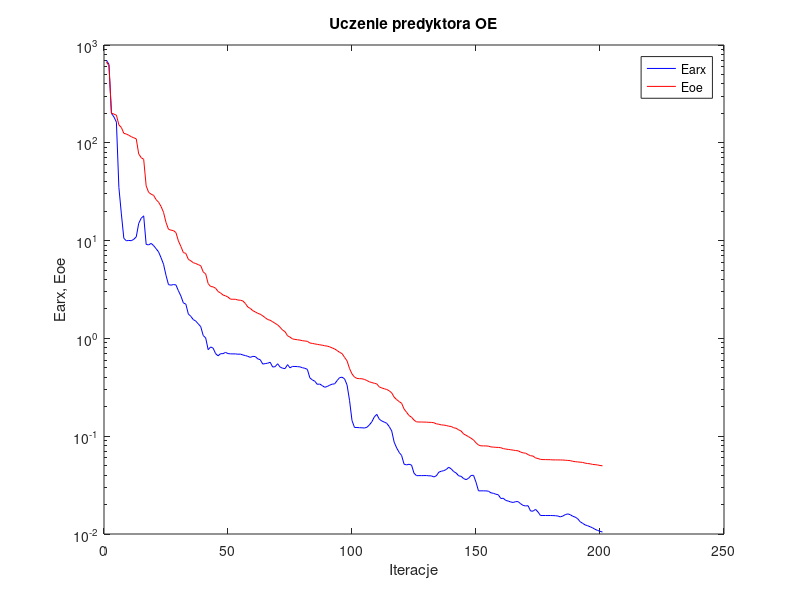
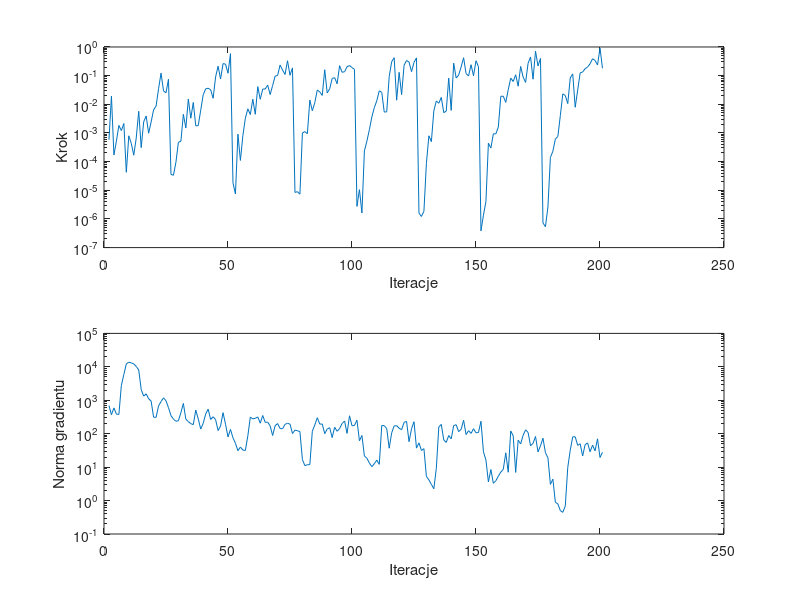

MATLAB code for these plots, in order:
%uczenie predyktora oe
clear all;
n=0; farx(n+1)=6.956692e+002; foe(n+1)=6.707074e+002; wspucz(n+1)=0.000000e+000; ng(n+1)=0.000000e+000;
%odnowa zmiennej metryki
n=1; farx(n+1)=6.345655e+002; foe(n+1)=6.142596e+002; krok(n+1)=5.817002e-004; ng(n+1)=6.951104e+002;
n=2; farx(n+1)=1.999463e+002; foe(n+1)=2.015041e+002; krok(n+1)=1.926189e-002; ng(n+1)=3.694449e+002;
n=3; farx(n+1)=1.838777e+002; foe(n+1)=1.963590e+002; krok(n+1)=1.697983e-004; ng(n+1)=5.904689e+002;
n=4; farx(n+1)=1.626660e+002; foe(n+1)=1.917674e+002; krok(n+1)=5.188110e-004; ng(n+1)=3.846681e+002;
n=5; farx(n+1)=3.499648e+001; foe(n+1)=1.524801e+002; krok(n+1)=1.830478e-003; ng(n+1)=3.771507e+002;
n=6; farx(n+1)=1.875703e+001; foe(n+1)=1.433330e+002; krok(n+1)=1.209728e-003; ng(n+1)=2.794378e+003;
n=7; farx(n+1)=1.054081e+001; foe(n+1)=1.248783e+002; krok(n+1)=2.133516e-003; ng(n+1)=5.882302e+003;
n=8; farx(n+1)=9.961386e+000; foe(n+1)=1.230185e+002; krok(n+1)=4.244958e-005; ng(n+1)=1.230712e+004;
n=9; farx(n+1)=1.003819e+001; foe(n+1)=1.193434e+002; krok(n+1)=7.968363e-004; ng(n+1)=1.373593e+004;
n=10; farx(n+1)=9.982129e+000; foe(n+1)=1.154970e+002; krok(n+1)=4.342261e-004; ng(n+1)=1.315896e+004;
n=11; farx(n+1)=1.030417e+001; foe(n+1)=1.125950e+002; krok(n+1)=1.677606e-004; ng(n+1)=1.223676e+004;
n=12; farx(n+1)=1.091432e+001; foe(n+1)=1.097519e+002; krok(n+1)=6.710424e-004; ng(n+1)=1.026269e+004;
n=13; farx(n+1)=1.501826e+001; foe(n+1)=7.695796e+001; krok(n+1)=5.699196e-003; ng(n+1)=8.053387e+003;
n=14; farx(n+1)=1.692539e+001; foe(n+1)=7.044634e+001; krok(n+1)=3.083279e-004; ng(n+1)=2.085406e+003;
n=15; farx(n+1)=1.791531e+001; foe(n+1)=6.780000e+001; krok(n+1)=2.458210e-003; ng(n+1)=1.330305e+003;
n=16; farx(n+1)=9.143242e+000; foe(n+1)=3.626443e+001; krok(n+1)=3.911100e-003; ng(n+1)=1.554067e+003;
n=17; farx(n+1)=9.037143e+000; foe(n+1)=3.114530e+001; krok(n+1)=9.800929e-004; ng(n+1)=1.111067e+003;
n=18; farx(n+1)=9.363249e+000; foe(n+1)=2.982756e+001; krok(n+1)=2.426783e-003; ng(n+1)=9.464311e+002;
n=19; farx(n+1)=8.885803e+000; foe(n+1)=2.902005e+001; krok(n+1)=6.419868e-003; ng(n+1)=3.124704e+002;
n=20; farx(n+1)=8.269056e+000; foe(n+1)=2.626743e+001; krok(n+1)=8.704305e-003; ng(n+1)=3.079411e+002;
n=21; farx(n+1)=7.670620e+000; foe(n+1)=2.471109e+001; krok(n+1)=3.500452e-002; ng(n+1)=6.768896e+002;
n=22; farx(n+1)=6.679595e+000; foe(n+1)=2.235724e+001; krok(n+1)=1.221144e-001; ng(n+1)=9.190180e+002;
n=23; farx(n+1)=5.735697e+000; foe(n+1)=1.946762e+001; krok(n+1)=2.928765e-002; ng(n+1)=1.184473e+003;
n=24; farx(n+1)=4.416530e+000; foe(n+1)=1.534540e+001; krok(n+1)=2.525939e-002; ng(n+1)=9.643257e+002;
n=25; farx(n+1)=3.546267e+000; foe(n+1)=1.305724e+001; krok(n+1)=7.478469e-002; ng(n+1)=6.016563e+002;
%odnowa zmiennej metryki
n=26; farx(n+1)=3.502412e+000; foe(n+1)=1.278748e+001; krok(n+1)=3.594329e-005; ng(n+1)=3.472054e+002;
n=27; farx(n+1)=3.553367e+000; foe(n+1)=1.265871e+001; krok(n+1)=3.333618e-005; ng(n+1)=2.720134e+002;
n=28; farx(n+1)=3.524278e+000; foe(n+1)=1.207833e+001; krok(n+1)=9.488657e-005; ng(n+1)=2.362845e+002;
n=29; farx(n+1)=3.071699e+000; foe(n+1)=9.925809e+000; krok(n+1)=4.749570e-004; ng(n+1)=2.444499e+002;
n=30; farx(n+1)=2.713202e+000; foe(n+1)=8.714618e+000; krok(n+1)=5.109218e-004; ng(n+1)=4.253175e+002;
n=31; farx(n+1)=2.308271e+000; foe(n+1)=7.545383e+000; krok(n+1)=4.464102e-003; ng(n+1)=8.047786e+002;
n=32; farx(n+1)=2.240043e+000; foe(n+1)=7.395626e+000; krok(n+1)=1.486749e-003; ng(n+1)=2.723309e+002;
n=33; farx(n+1)=1.777659e+000; foe(n+1)=6.437749e+000; krok(n+1)=1.516106e-002; ng(n+1)=2.300527e+002;
n=34; farx(n+1)=1.680761e+000; foe(n+1)=6.215459e+000; krok(n+1)=3.271540e-003; ng(n+1)=2.003838e+002;
n=35; farx(n+1)=1.557356e+000; foe(n+1)=5.942863e+000; krok(n+1)=1.159819e-002; ng(n+1)=1.858448e+002;
n=36; farx(n+1)=1.503084e+000; foe(n+1)=5.827002e+000; krok(n+1)=1.772228e-003; ng(n+1)=5.089975e+002;
n=37; farx(n+1)=1.408850e+000; foe(n+1)=5.678392e+000; krok(n+1)=1.810600e-003; ng(n+1)=2.775459e+002;
n=38; farx(n+1)=1.319355e+000; foe(n+1)=5.545192e+000; krok(n+1)=6.216787e-003; ng(n+1)=1.373909e+002;
n=39; farx(n+1)=1.070958e+000; foe(n+1)=4.787931e+000; krok(n+1)=2.152696e-002; ng(n+1)=2.047611e+002;
n=40; farx(n+1)=1.010184e+000; foe(n+1)=4.560401e+000; krok(n+1)=3.469665e-002; ng(n+1)=3.878269e+002;
n=41; farx(n+1)=7.668679e-001; foe(n+1)=3.628944e+000; krok(n+1)=3.638604e-002; ng(n+1)=5.416780e+002;
n=42; farx(n+1)=8.176165e-001; foe(n+1)=3.394367e+000; krok(n+1)=3.221469e-002; ng(n+1)=2.662207e+002;
n=43; farx(n+1)=7.950385e-001; foe(n+1)=3.365202e+000; krok(n+1)=1.619829e-002; ng(n+1)=3.219895e+002;
n=44; farx(n+1)=6.986457e-001; foe(n+1)=3.255676e+000; krok(n+1)=9.048247e-002; ng(n+1)=2.641325e+002;
n=45; farx(n+1)=6.636991e-001; foe(n+1)=3.016578e+000; krok(n+1)=2.134155e-001; ng(n+1)=1.238840e+002;
n=46; farx(n+1)=6.978423e-001; foe(n+1)=2.914211e+000; krok(n+1)=7.667368e-002; ng(n+1)=1.702286e+002;
n=47; farx(n+1)=6.983740e-001; foe(n+1)=2.776799e+000; krok(n+1)=2.624788e-001; ng(n+1)=4.262526e+002;
n=48; farx(n+1)=7.195881e-001; foe(n+1)=2.724043e+000; krok(n+1)=2.522670e-001; ng(n+1)=1.921503e+002;
n=49; farx(n+1)=6.995041e-001; foe(n+1)=2.646116e+000; krok(n+1)=1.212885e-001; ng(n+1)=7.995911e+001;
n=50; farx(n+1)=6.951217e-001; foe(n+1)=2.519080e+000; krok(n+1)=5.856145e-001; ng(n+1)=1.342025e+002;
%odnowa zmiennej metryki
n=51; farx(n+1)=6.943393e-001; foe(n+1)=2.513164e+000; krok(n+1)=1.821554e-005; ng(n+1)=7.540724e+001;
n=52; farx(n+1)=6.944509e-001; foe(n+1)=2.511925e+000; krok(n+1)=7.425417e-006; ng(n+1)=5.147121e+001;
n=53; farx(n+1)=6.890274e-001; foe(n+1)=2.467207e+000; krok(n+1)=9.053002e-004; ng(n+1)=3.100370e+001;
n=54; farx(n+1)=6.911397e-001; foe(n+1)=2.457946e+000; krok(n+1)=1.098766e-004; ng(n+1)=3.993405e+001;
n=55; farx(n+1)=6.771530e-001; foe(n+1)=2.413879e+000; krok(n+1)=8.178849e-004; ng(n+1)=3.249083e+001;
n=56; farx(n+1)=6.676312e-001; foe(n+1)=2.274446e+000; krok(n+1)=3.271540e-003; ng(n+1)=3.154477e+001;
n=57; farx(n+1)=6.553839e-001; foe(n+1)=2.092913e+000; krok(n+1)=6.947618e-003; ng(n+1)=8.676566e+001;
n=58; farx(n+1)=6.399419e-001; foe(n+1)=2.024467e+000; krok(n+1)=4.403244e-003; ng(n+1)=3.138172e+002;
n=59; farx(n+1)=6.548887e-001; foe(n+1)=1.920977e+000; krok(n+1)=1.503491e-002; ng(n+1)=2.778829e+002;
n=60; farx(n+1)=6.522312e-001; foe(n+1)=1.865900e+000; krok(n+1)=4.483426e-003; ng(n+1)=2.882542e+002;
n=61; farx(n+1)=6.177692e-001; foe(n+1)=1.803465e+000; krok(n+1)=4.134280e-002; ng(n+1)=3.177756e+002;
n=62; farx(n+1)=6.056557e-001; foe(n+1)=1.768034e+000; krok(n+1)=1.499359e-002; ng(n+1)=2.061604e+002;
n=63; farx(n+1)=5.466195e-001; foe(n+1)=1.701287e+000; krok(n+1)=3.406610e-002; ng(n+1)=3.502656e+002;
n=64; farx(n+1)=5.524880e-001; foe(n+1)=1.629121e+000; krok(n+1)=3.413297e-002; ng(n+1)=2.181704e+002;
n=65; farx(n+1)=5.575623e-001; foe(n+1)=1.558803e+000; krok(n+1)=4.663645e-002; ng(n+1)=2.211039e+002;
n=66; farx(n+1)=5.707544e-001; foe(n+1)=1.532733e+000; krok(n+1)=2.191235e-002; ng(n+1)=1.702699e+002;
n=67; farx(n+1)=5.099925e-001; foe(n+1)=1.481262e+000; krok(n+1)=4.560093e-002; ng(n+1)=8.819634e+001;
n=68; farx(n+1)=5.137658e-001; foe(n+1)=1.424860e+000; krok(n+1)=9.599621e-002; ng(n+1)=1.732805e+002;
n=69; farx(n+1)=5.506243e-001; foe(n+1)=1.375578e+000; krok(n+1)=1.011873e-001; ng(n+1)=2.009779e+002;
n=70; farx(n+1)=5.098831e-001; foe(n+1)=1.299197e+000; krok(n+1)=2.353350e-001; ng(n+1)=1.429025e+002;
n=71; farx(n+1)=4.957050e-001; foe(n+1)=1.216493e+000; krok(n+1)=1.566057e-001; ng(n+1)=1.409175e+002;
n=72; farx(n+1)=4.909347e-001; foe(n+1)=1.172731e+000; krok(n+1)=1.101515e-001; ng(n+1)=1.907690e+002;
n=73; farx(n+1)=5.391759e-001; foe(n+1)=1.063527e+000; krok(n+1)=3.307424e-001; ng(n+1)=2.044012e+002;
n=74; farx(n+1)=5.000406e-001; foe(n+1)=1.031201e+000; krok(n+1)=1.032026e-001; ng(n+1)=1.935971e+002;
n=75; farx(n+1)=5.171039e-001; foe(n+1)=9.887468e-001; krok(n+1)=1.867662e-001; ng(n+1)=1.009911e+002;
%odnowa zmiennej metryki
n=76; farx(n+1)=5.163828e-001; foe(n+1)=9.773037e-001; krok(n+1)=8.423638e-006; ng(n+1)=1.280797e+002;
n=77; farx(n+1)=5.144948e-001; foe(n+1)=9.683170e-001; krok(n+1)=8.943311e-006; ng(n+1)=1.228571e+002;
n=78; farx(n+1)=5.118188e-001; foe(n+1)=9.609897e-001; krok(n+1)=7.316160e-006; ng(n+1)=1.154476e+002;
n=79; farx(n+1)=5.015259e-001; foe(n+1)=9.473970e-001; krok(n+1)=9.933991e-004; ng(n+1)=1.683862e+001;
n=80; farx(n+1)=4.945714e-001; foe(n+1)=9.405521e-001; krok(n+1)=1.116025e-003; ng(n+1)=1.105759e+001;
n=81; farx(n+1)=4.825610e-001; foe(n+1)=9.340610e-001; krok(n+1)=9.413494e-004; ng(n+1)=1.183786e+001;
n=82; farx(n+1)=3.951020e-001; foe(n+1)=8.977989e-001; krok(n+1)=1.401574e-002; ng(n+1)=1.186508e+001;
n=83; farx(n+1)=3.763831e-001; foe(n+1)=8.891339e-001; krok(n+1)=5.945944e-003; ng(n+1)=1.185425e+002;
n=84; farx(n+1)=3.649400e-001; foe(n+1)=8.783330e-001; krok(n+1)=1.142218e-002; ng(n+1)=1.826381e+002;
n=85; farx(n+1)=3.390252e-001; foe(n+1)=8.695484e-001; krok(n+1)=3.153338e-002; ng(n+1)=3.000836e+002;
n=86; farx(n+1)=3.417385e-001; foe(n+1)=8.596446e-001; krok(n+1)=2.705929e-002; ng(n+1)=1.935069e+002;
n=87; farx(n+1)=3.289026e-001; foe(n+1)=8.530471e-001; krok(n+1)=2.043074e-002; ng(n+1)=1.951973e+002;
n=88; farx(n+1)=3.165824e-001; foe(n+1)=8.404711e-001; krok(n+1)=1.607119e-001; ng(n+1)=1.002592e+002;
n=89; farx(n+1)=3.222979e-001; foe(n+1)=8.345275e-001; krok(n+1)=2.502768e-002; ng(n+1)=1.375182e+002;
n=90; farx(n+1)=3.324153e-001; foe(n+1)=8.194023e-001; krok(n+1)=3.459187e-002; ng(n+1)=1.511235e+002;
n=91; farx(n+1)=3.405368e-001; foe(n+1)=7.998778e-001; krok(n+1)=8.000730e-002; ng(n+1)=7.660857e+001;
n=92; farx(n+1)=3.429941e-001; foe(n+1)=7.798568e-001; krok(n+1)=8.472165e-002; ng(n+1)=1.561870e+002;
n=93; farx(n+1)=3.705721e-001; foe(n+1)=7.516051e-001; krok(n+1)=5.197516e-002; ng(n+1)=1.180489e+002;
n=94; farx(n+1)=3.972887e-001; foe(n+1)=7.201647e-001; krok(n+1)=2.230542e-001; ng(n+1)=1.425598e+002;
n=95; farx(n+1)=4.011074e-001; foe(n+1)=6.993225e-001; krok(n+1)=1.310933e-001; ng(n+1)=2.028700e+002;
n=96; farx(n+1)=3.859005e-001; foe(n+1)=6.395760e-001; krok(n+1)=1.370460e-001; ng(n+1)=2.395699e+002;
n=97; farx(n+1)=3.345279e-001; foe(n+1)=5.893686e-001; krok(n+1)=2.045255e-001; ng(n+1)=1.021935e+002;
n=98; farx(n+1)=2.330571e-001; foe(n+1)=4.922182e-001; krok(n+1)=2.250273e-001; ng(n+1)=3.433241e+002;
n=99; farx(n+1)=1.447085e-001; foe(n+1)=4.333789e-001; krok(n+1)=1.912657e-001; ng(n+1)=1.724868e+002;
n=100; farx(n+1)=1.229015e-001; foe(n+1)=4.023103e-001; krok(n+1)=1.652088e-001; ng(n+1)=1.768393e+002;
%odnowa zmiennej metryki
n=101; farx(n+1)=1.227228e-001; foe(n+1)=3.898627e-001; krok(n+1)=2.746156e-006; ng(n+1)=2.535535e+002;
n=102; farx(n+1)=1.221845e-001; foe(n+1)=3.876776e-001; krok(n+1)=1.052881e-005; ng(n+1)=6.146060e+001;
n=103; farx(n+1)=1.219557e-001; foe(n+1)=3.867418e-001; krok(n+1)=1.616080e-006; ng(n+1)=8.835419e+001;
n=104; farx(n+1)=1.212351e-001; foe(n+1)=3.807916e-001; krok(n+1)=2.361618e-004; ng(n+1)=2.156434e+001;
n=105; farx(n+1)=1.232873e-001; foe(n+1)=3.709158e-001; krok(n+1)=5.157570e-004; ng(n+1)=1.852677e+001;
n=106; farx(n+1)=1.303440e-001; foe(n+1)=3.599244e-001; krok(n+1)=1.296700e-003; ng(n+1)=1.326710e+001;
n=107; farx(n+1)=1.404886e-001; foe(n+1)=3.534193e-001; krok(n+1)=3.625910e-003; ng(n+1)=1.031103e+001;
n=108; farx(n+1)=1.574063e-001; foe(n+1)=3.479171e-001; krok(n+1)=7.626318e-003; ng(n+1)=1.267356e+001;
n=109; farx(n+1)=1.673152e-001; foe(n+1)=3.424907e-001; krok(n+1)=1.336226e-002; ng(n+1)=1.619169e+001;
n=110; farx(n+1)=1.493353e-001; foe(n+1)=3.192178e-001; krok(n+1)=2.954351e-002; ng(n+1)=1.214288e+001;
n=111; farx(n+1)=1.431094e-001; foe(n+1)=3.114950e-001; krok(n+1)=2.610023e-002; ng(n+1)=1.756607e+002;
n=112; farx(n+1)=1.395037e-001; foe(n+1)=3.055772e-001; krok(n+1)=5.355898e-003; ng(n+1)=1.738510e+002;
n=113; farx(n+1)=1.355813e-001; foe(n+1)=3.004593e-001; krok(n+1)=5.478088e-003; ng(n+1)=1.420362e+002;
n=114; farx(n+1)=1.255691e-001; foe(n+1)=2.913305e-001; krok(n+1)=9.363811e-002; ng(n+1)=3.681798e+001;
n=115; farx(n+1)=1.134101e-001; foe(n+1)=2.776527e-001; krok(n+1)=3.072232e-001; ng(n+1)=1.065661e+002;
n=116; farx(n+1)=8.692897e-002; foe(n+1)=2.505930e-001; krok(n+1)=4.228884e-001; ng(n+1)=1.706645e+002;
n=117; farx(n+1)=7.592076e-002; foe(n+1)=2.368984e-001; krok(n+1)=1.390246e-002; ng(n+1)=1.737180e+002;
n=118; farx(n+1)=6.833927e-002; foe(n+1)=2.260029e-001; krok(n+1)=1.305790e-001; ng(n+1)=1.457864e+002;
n=119; farx(n+1)=6.352119e-002; foe(n+1)=2.173000e-001; krok(n+1)=2.173419e-002; ng(n+1)=1.316812e+002;
n=120; farx(n+1)=5.172626e-002; foe(n+1)=1.895207e-001; krok(n+1)=2.301315e-001; ng(n+1)=2.179904e+002;
n=121; farx(n+1)=5.092135e-002; foe(n+1)=1.757052e-001; krok(n+1)=3.380830e-001; ng(n+1)=2.333969e+002;
n=122; farx(n+1)=5.165577e-002; foe(n+1)=1.628047e-001; krok(n+1)=2.974827e-001; ng(n+1)=5.757333e+001;
n=123; farx(n+1)=5.072850e-002; foe(n+1)=1.563447e-001; krok(n+1)=1.380129e-001; ng(n+1)=1.404926e+002;
n=124; farx(n+1)=4.183541e-002; foe(n+1)=1.463534e-001; krok(n+1)=2.912288e-001; ng(n+1)=2.282826e+002;
n=125; farx(n+1)=3.950456e-002; foe(n+1)=1.400858e-001; krok(n+1)=4.164005e-001; ng(n+1)=3.704378e+001;
%odnowa zmiennej metryki
n=126; farx(n+1)=3.952492e-002; foe(n+1)=1.397113e-001; krok(n+1)=1.592539e-006; ng(n+1)=5.330219e+001;
n=127; farx(n+1)=3.953817e-002; foe(n+1)=1.396365e-001; krok(n+1)=1.220814e-006; ng(n+1)=3.146490e+001;
n=128; farx(n+1)=3.956790e-002; foe(n+1)=1.394747e-001; krok(n+1)=1.856354e-006; ng(n+1)=3.579708e+001;
n=129; farx(n+1)=3.959707e-002; foe(n+1)=1.392792e-001; krok(n+1)=8.763006e-005; ng(n+1)=5.264017e+000;
n=130; farx(n+1)=3.935808e-002; foe(n+1)=1.386251e-001; krok(n+1)=7.964319e-004; ng(n+1)=4.167112e+000;
n=131; farx(n+1)=3.929250e-002; foe(n+1)=1.383977e-001; krok(n+1)=4.987505e-004; ng(n+1)=3.052412e+000;
n=132; farx(n+1)=3.832759e-002; foe(n+1)=1.373965e-001; krok(n+1)=5.945944e-003; ng(n+1)=2.256888e+000;
n=133; farx(n+1)=3.933413e-002; foe(n+1)=1.337614e-001; krok(n+1)=1.308935e-002; ng(n+1)=9.231333e+000;
n=134; farx(n+1)=4.287531e-002; foe(n+1)=1.325767e-001; krok(n+1)=1.089156e-002; ng(n+1)=1.591912e+002;
n=135; farx(n+1)=4.384315e-002; foe(n+1)=1.305090e-001; krok(n+1)=1.740861e-002; ng(n+1)=1.893608e+002;
n=136; farx(n+1)=4.442003e-002; foe(n+1)=1.299593e-001; krok(n+1)=5.119766e-003; ng(n+1)=6.499449e+001;
n=137; farx(n+1)=4.567032e-002; foe(n+1)=1.286414e-001; krok(n+1)=5.767896e-003; ng(n+1)=5.480875e+001;
n=138; farx(n+1)=4.818027e-002; foe(n+1)=1.266199e-001; krok(n+1)=8.205256e-002; ng(n+1)=8.826401e+001;
n=139; farx(n+1)=4.632967e-002; foe(n+1)=1.257486e-001; krok(n+1)=6.131265e-003; ng(n+1)=6.996538e+001;
n=140; farx(n+1)=4.349321e-002; foe(n+1)=1.220255e-001; krok(n+1)=2.725288e-001; ng(n+1)=1.751317e+002;
n=141; farx(n+1)=4.204659e-002; foe(n+1)=1.204405e-001; krok(n+1)=8.276012e-002; ng(n+1)=1.854795e+002;
n=142; farx(n+1)=3.935691e-002; foe(n+1)=1.162225e-001; krok(n+1)=1.046893e-001; ng(n+1)=1.152522e+002;
n=143; farx(n+1)=3.888926e-002; foe(n+1)=1.129267e-001; krok(n+1)=2.013997e-001; ng(n+1)=1.352479e+002;
n=144; farx(n+1)=3.688486e-002; foe(n+1)=1.053173e-001; krok(n+1)=4.213257e-001; ng(n+1)=2.523161e+002;
n=145; farx(n+1)=3.595496e-002; foe(n+1)=1.021408e-001; krok(n+1)=1.178633e-001; ng(n+1)=9.403181e+001;
n=146; farx(n+1)=3.712329e-002; foe(n+1)=9.885206e-002; krok(n+1)=9.704432e-002; ng(n+1)=1.232576e+002;
n=147; farx(n+1)=3.965686e-002; foe(n+1)=9.524889e-002; krok(n+1)=2.408208e-001; ng(n+1)=1.020373e+002;
n=148; farx(n+1)=3.981717e-002; foe(n+1)=9.152699e-002; krok(n+1)=9.907791e-002; ng(n+1)=1.412710e+002;
n=149; farx(n+1)=3.386031e-002; foe(n+1)=8.561845e-002; krok(n+1)=3.307424e-001; ng(n+1)=1.062479e+002;
n=150; farx(n+1)=2.762097e-002; foe(n+1)=8.123037e-002; krok(n+1)=2.031949e-001; ng(n+1)=1.085025e+002;
%odnowa zmiennej metryki
n=151; farx(n+1)=2.762804e-002; foe(n+1)=7.970378e-002; krok(n+1)=3.835922e-007; ng(n+1)=2.354165e+002;
n=152; farx(n+1)=2.762664e-002; foe(n+1)=7.961092e-002; krok(n+1)=1.350888e-006; ng(n+1)=2.868240e+001;
n=153; farx(n+1)=2.760036e-002; foe(n+1)=7.952920e-002; krok(n+1)=4.018432e-006; ng(n+1)=1.629614e+001;
n=154; farx(n+1)=2.741159e-002; foe(n+1)=7.913821e-002; krok(n+1)=4.395065e-004; ng(n+1)=3.617559e+000;
n=155; farx(n+1)=2.637737e-002; foe(n+1)=7.772439e-002; krok(n+1)=2.981997e-004; ng(n+1)=8.453447e+000;
n=156; farx(n+1)=2.606254e-002; foe(n+1)=7.736333e-002; krok(n+1)=9.370994e-004; ng(n+1)=3.281910e+000;
n=157; farx(n+1)=2.551435e-002; foe(n+1)=7.695331e-002; krok(n+1)=9.305128e-004; ng(n+1)=3.914574e+000;
n=158; farx(n+1)=2.517909e-002; foe(n+1)=7.681151e-002; krok(n+1)=1.602367e-003; ng(n+1)=5.349517e+000;
n=159; farx(n+1)=2.307630e-002; foe(n+1)=7.628944e-002; krok(n+1)=1.900448e-002; ng(n+1)=7.114245e+000;
n=160; farx(n+1)=2.319137e-002; foe(n+1)=7.458556e-002; krok(n+1)=1.922414e-002; ng(n+1)=8.573499e+000;
n=161; farx(n+1)=2.205106e-002; foe(n+1)=7.392399e-002; krok(n+1)=1.165911e-002; ng(n+1)=2.677410e+001;
n=162; farx(n+1)=2.171821e-002; foe(n+1)=7.327196e-002; krok(n+1)=3.229291e-002; ng(n+1)=7.041042e+000;
n=163; farx(n+1)=2.125867e-002; foe(n+1)=7.268622e-002; krok(n+1)=8.197463e-002; ng(n+1)=1.209261e+002;
n=164; farx(n+1)=2.101163e-002; foe(n+1)=7.204952e-002; krok(n+1)=6.257210e-002; ng(n+1)=8.630416e+001;
n=165; farx(n+1)=2.144062e-002; foe(n+1)=7.133493e-002; krok(n+1)=1.071906e-001; ng(n+1)=6.958740e+000;
n=166; farx(n+1)=2.142862e-002; foe(n+1)=7.092486e-002; krok(n+1)=4.285764e-002; ng(n+1)=6.405104e+001;
n=167; farx(n+1)=2.038240e-002; foe(n+1)=6.878888e-002; krok(n+1)=2.088018e-001; ng(n+1)=4.971479e+001;
n=168; farx(n+1)=1.960633e-002; foe(n+1)=6.751712e-002; krok(n+1)=8.973318e-002; ng(n+1)=8.956538e+001;
n=169; farx(n+1)=1.936064e-002; foe(n+1)=6.706950e-002; krok(n+1)=5.801457e-002; ng(n+1)=1.308353e+002;
n=170; farx(n+1)=1.946355e-002; foe(n+1)=6.485984e-002; krok(n+1)=2.701727e-001; ng(n+1)=1.089540e+002;
n=171; farx(n+1)=1.718218e-002; foe(n+1)=6.316677e-002; krok(n+1)=4.485036e-001; ng(n+1)=4.357189e+001;
n=172; farx(n+1)=1.712996e-002; foe(n+1)=6.266703e-002; krok(n+1)=7.508776e-002; ng(n+1)=5.148633e+001;
n=173; farx(n+1)=1.787853e-002; foe(n+1)=5.993998e-002; krok(n+1)=7.101669e-001; ng(n+1)=8.238494e+001;
n=174; farx(n+1)=1.679186e-002; foe(n+1)=5.911101e-002; krok(n+1)=2.182112e-001; ng(n+1)=2.858651e+001;
n=175; farx(n+1)=1.545718e-002; foe(n+1)=5.795621e-002; krok(n+1)=3.978743e-001; ng(n+1)=4.324509e+001;
%odnowa zmiennej metryki
n=176; farx(n+1)=1.545998e-002; foe(n+1)=5.766596e-002; krok(n+1)=7.241553e-007; ng(n+1)=7.336447e+001;
n=177; farx(n+1)=1.545942e-002; foe(n+1)=5.763716e-002; krok(n+1)=5.375054e-007; ng(n+1)=2.692028e+001;
n=178; farx(n+1)=1.544545e-002; foe(n+1)=5.756044e-002; krok(n+1)=2.600944e-006; ng(n+1)=1.901127e+001;
n=179; farx(n+1)=1.545551e-002; foe(n+1)=5.748188e-002; krok(n+1)=1.399515e-004; ng(n+1)=3.052672e+000;
n=180; farx(n+1)=1.542637e-002; foe(n+1)=5.726584e-002; krok(n+1)=2.308086e-004; ng(n+1)=4.365492e+000;
n=181; farx(n+1)=1.538083e-002; foe(n+1)=5.723698e-002; krok(n+1)=6.145526e-004; ng(n+1)=8.890631e-001;
n=182; farx(n+1)=1.527988e-002; foe(n+1)=5.721091e-002; krok(n+1)=7.528887e-004; ng(n+1)=7.961912e-001;
n=183; farx(n+1)=1.497228e-002; foe(n+1)=5.717683e-002; krok(n+1)=4.011567e-003; ng(n+1)=5.029711e-001;
n=184; farx(n+1)=1.526234e-002; foe(n+1)=5.709578e-002; krok(n+1)=2.320653e-002; ng(n+1)=4.443255e-001;
n=185; farx(n+1)=1.578552e-002; foe(n+1)=5.678391e-002; krok(n+1)=2.025137e-002; ng(n+1)=6.855994e-001;
n=186; farx(n+1)=1.606050e-002; foe(n+1)=5.657091e-002; krok(n+1)=1.056599e-002; ng(n+1)=9.840335e+000;
n=187; farx(n+1)=1.575171e-002; foe(n+1)=5.625847e-002; krok(n+1)=8.316649e-002; ng(n+1)=3.203932e+001;
n=188; farx(n+1)=1.519061e-002; foe(n+1)=5.540421e-002; krok(n+1)=1.150668e-001; ng(n+1)=8.046119e+001;
n=189; farx(n+1)=1.487983e-002; foe(n+1)=5.489721e-002; krok(n+1)=7.874995e-003; ng(n+1)=8.067815e+001;
n=190; farx(n+1)=1.432974e-002; foe(n+1)=5.458930e-002; krok(n+1)=3.127687e-002; ng(n+1)=4.499298e+001;
n=191; farx(n+1)=1.335178e-002; foe(n+1)=5.426183e-002; krok(n+1)=1.249482e-001; ng(n+1)=4.992016e+001;
n=192; farx(n+1)=1.285578e-002; foe(n+1)=5.393781e-002; krok(n+1)=1.335492e-001; ng(n+1)=2.160321e+001;
n=193; farx(n+1)=1.238807e-002; foe(n+1)=5.306061e-002; krok(n+1)=1.752988e-001; ng(n+1)=4.700861e+001;
n=194; farx(n+1)=1.215652e-002; foe(n+1)=5.256641e-002; krok(n+1)=2.002215e-001; ng(n+1)=5.313302e+001;
n=195; farx(n+1)=1.186306e-002; foe(n+1)=5.222288e-002; krok(n+1)=2.601236e-001; ng(n+1)=2.888486e+001;
n=196; farx(n+1)=1.157188e-002; foe(n+1)=5.149449e-002; krok(n+1)=3.891962e-001; ng(n+1)=4.549952e+001;
n=197; farx(n+1)=1.116850e-002; foe(n+1)=5.116710e-002; krok(n+1)=3.404866e-001; ng(n+1)=3.073509e+001;
n=198; farx(n+1)=1.088784e-002; foe(n+1)=5.082788e-002; krok(n+1)=2.353350e-001; ng(n+1)=7.026907e+001;
n=199; farx(n+1)=1.066302e-002; foe(n+1)=5.021687e-002; krok(n+1)=9.089030e-001; ng(n+1)=1.946272e+001;
n=200; farx(n+1)=1.047707e-002; foe(n+1)=4.982109e-002; krok(n+1)=1.809599e-001; ng(n+1)=2.765791e+001;

figure; semilogy(farx,'b'); hold on; semilogy(foe,'r'); xlabel('Iteracje'); ylabel('Earx, Eoe'); legend('Earx','Eoe'); title('Uczenie predyktora OE');
figure; subplot(2,1,1); semilogy(krok); xlabel('Iteracje'); ylabel('Krok');
subplot(2,1,2); semilogy(ng); xlabel('Iteracje'); ylabel('Norma gradientu');
Earx=farx(n+1)
Eoe=foe(n+1)
